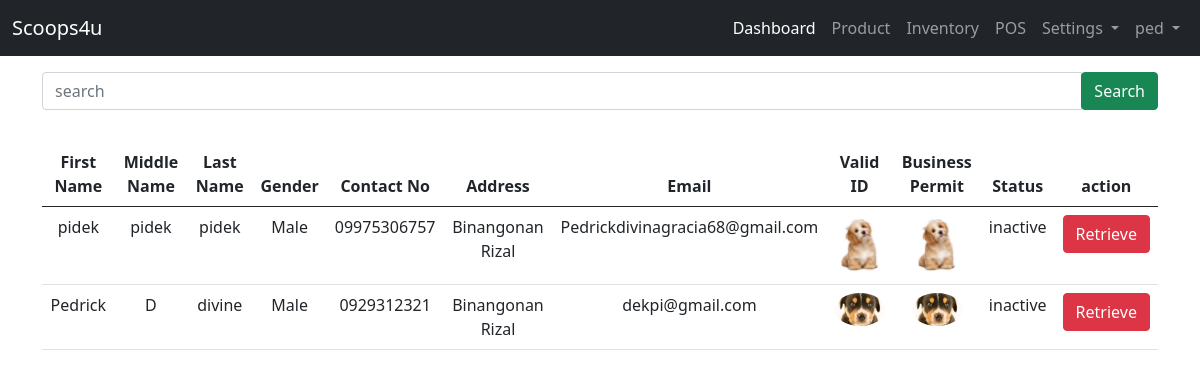
Page /user-site/list-archive-reseller/ (signed in) on the committed database.
### landing_page/models.py (models this page shows)
class User(AbstractUser):
    ROLE = ((" "," "),("admin","admin"),("staff","staff"),("reseller","reseller"),("rider","rider"))
    role = models.CharField(max_length=50, null=True, default=False, choices=ROLE)

### admin_site/models.py (models this page shows, shortened)
class Reseller(models.Model):
    STATUS = (("pending","pending"),("active","active"),("inactive","inactive"))
    BOOLCHOICE = (("Male","Male"),("Female","Female"))
    reseller_fname =models.CharField(max_length=200, verbose_name='First Name')
    reseller_mname =models.CharField(max_length=200, verbose_name='Middle Name')
    reseller_lname =models.CharField(max_length=200, verbose_name='Last Name')
    reseller_gender = models.CharField(max_length = 50,choices=BOOLCHOICE, verbose_name='Gender')
    reseller_contact =models.CharField(max_length = 12, verbose_name='Contact Number')
    reseller_address =models.TextField(null=False, verbose_name='Address')
    reseller_email =models.EmailField(unique=True, max_length=200, verbose_name='Email')
    reseller_id =models.ImageField( upload_to=image_path, verbose_name='valid id')
    reseller_businessp =models.ImageField( upload_to=image_path,verbose_name='business id')
    reseller_status =models.CharField(max_length=200, null=True, choices=STATUS, verbose_name='Status')

### admin_site/views.py (the view)
# urls.py: path('list-archive-reseller/', views.list_archive, name='list_archive'),
@login_required(login_url='landing_page:login')
def list_archive(request):
    list_reseller = Reseller.objects.order_by('-id').filter(reseller_status = "inactive")
    context = {'list_reseller':list_reseller}
    return render(request, 'admin_site/user/archive.html', context)

### templates/admin_site/user/archive.html (shortened to what this page needs)
{% extends 'admin_site/base.html' %}
{% block content %}
<form action="{% url 'admin_site:search_reseller' %}" method="get" class="my-2">
    <div class="input-group">
        <input type="text" class="form-control" name="search" placeholder="search" required>
        <div class="input-group-append">
            <button class="btn btn-success">Search</button>
        </div>
    </div>
</form>
<br>
    {% if list_reseller %}
    <table class="table table-hover text-center">
        <thead>
            <tr>
                <th>First Name</th>
                <th>Middle Name</th>
                <th>Last Name</th>
                <th>Gender</th>
                <th>Contact No</th>
                <th>Address</th>
                <th>Email</th>
                <th>Valid ID</th>
                <th>Business Permit</th>
                <th>Status</th>
                <th>action</th>
            </tr>
            <tbody>
                {% for list in list_reseller %}
                <tr>
                    <td>{{ list.reseller_fname }}</td>
                    <td>{{ list.reseller_mname }}</td>
                    <td>{{ list.reseller_lname }}</td>
                    <td>{{ list.reseller_gender }}</td>
                    <td>{{ list.reseller_contact }}</td>
                    <td>{{ list.reseller_address }}</td>
                    <td>{{ list.reseller_email }}</td>
                    <td><a href="{% url 'admin_site:viewing_pic' list.id %}"><img src="/media/{{ list.reseller_id}}" alt="Valid-ID" width="50" class="rounded-circle"></a></td>
                    <td><a href="{% url 'admin_site:viewing_pic' list.id %}"><img src="/media/{{ list.reseller_businessp}}" alt="Valid-ID" width="50" class="rounded-circle"></a></td>
                    <td>{{ list.reseller_status }}</td>
                    <td><a href="{% url 'admin_site:retrieve_reseller'  list.id %}" class="btn btn-danger">Retrieve</a></td>
                </tr>
                {% endfor %}
            </tbody>
        </thead>
    </table>
    {% endif %}
{% endblock content %}

### templates/admin_site/base.html (shortened to what this page needs)
<!DOCTYPE html>
<html lang="en">
<head>
    <link href="https://cdn.jsdelivr.net/npm/bootstrap@5.0.2/dist/css/bootstrap.min.css" rel="stylesheet">
  </head>
<body>
{% if user.role == "staff"%}
  <nav class="navbar navbar-expand-lg navbar-dark bg-dark">
    <div class="container-fluid">
      <a class="navbar-brand" href="#">Scoops4u</a>
              <div class="collapse navbar-collapse" id="navbarNavDropdown">
                <ul class="navbar-nav ms-auto mb-2 mb-lg-0">
                  <li class="nav-item">
                    <a class="nav-link active" aria-current="page" href="{% url 'staff_site:dashboard'%}">Dashboard</a>
                  </li>
                  <li class="nav-item">
                    <a class="nav-link" href="{%url 'admin_site:list_product' %}">Product</a>
                  </li>
                  <li class="nav-item">
                    <a class="nav-link" href="{%url 'admin_site:inventory' %}">Inventory</a>
                  </li>
                  <li class="nav-item">
                    <a class="nav-link" href="{%url 'admin_site:pos' %}">POS</a>
                  </li>
                  <li class="nav-item dropdown">
                    <a class="nav-link dropdown-toggle" href="#" id="navbarDropdownMenuLink" role="button" data-bs-toggle="dropdown" aria-expanded="false">
                      Settings
                    </a>
                  </li>
                  <li class="nav-item dropdown">
                    <a class="nav-link dropdown-toggle" href="#" id="navbarDropdownMenuLink" role="button" data-bs-toggle="dropdown" aria-expanded="false">
                       {{ user }}
                    </a>
                  </li>
                </ul>
              </div>
            </div>
          </nav>
{% endif %}
      <div class="container">
        <div class="row mt-2">
            <div class="col-lg-12">
                {% block content %}
                {% endblock content %}
            </div>
        </div>
    </div>
</body>
</html>

### rows in the picture
User: username "ped"
Reseller: reseller_fname "pidek", reseller_mname "pidek", reseller_lname "pidek", reseller_gender "Male", reseller_contact "09975306757", reseller_address "Binangonan Rizal", reseller_email "Pedrickdivinagracia68@gmail.com", reseller_id (picture), reseller_businessp (picture), reseller_status "inactive"
Reseller: reseller_fname "Pedrick", reseller_mname "D", reseller_lname "divine", reseller_gender "Male", reseller_contact "0929312321", reseller_address "Binangonan Rizal", reseller_email "dekpi@gmail.com", reseller_id (picture), reseller_businessp (picture), reseller_status "inactive"
